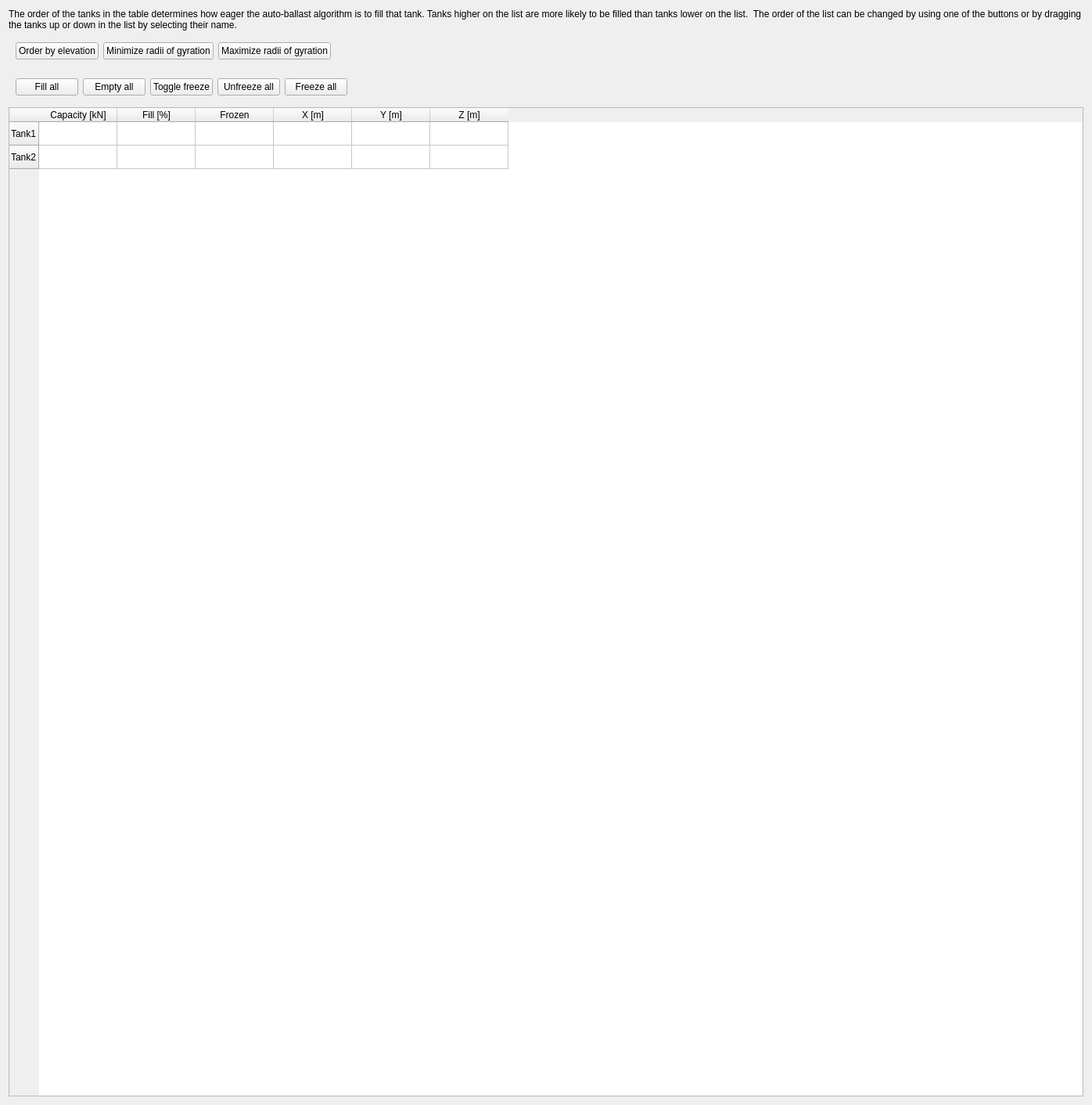
<?xml version="1.0" encoding="UTF-8"?>
<ui version="4.0">
 <class>widget_ballastsystem</class>
 <widget class="QWidget" name="widget_ballastsystem">
  <property name="geometry">
   <rect>
    <x>0</x>
    <y>0</y>
    <width>1396</width>
    <height>1412</height>
   </rect>
  </property>
  <property name="windowTitle">
   <string>Form</string>
  </property>
  <layout class="QVBoxLayout" name="verticalLayout">
   <item>
    <widget class="QLabel" name="label">
     <property name="text">
      <string>The order of the tanks in the table determines how eager the auto-ballast algorithm is to fill that tank. Tanks higher on the list are more likely to be filled than tanks lower on the list.  The order of the list can be changed by using one of the buttons or by dragging the tanks up or down in the list by selecting their name.</string>
     </property>
     <property name="wordWrap">
      <bool>true</bool>
     </property>
    </widget>
   </item>
   <item>
    <widget class="QWidget" name="widget" native="true">
     <layout class="QHBoxLayout" name="horizontalLayout">
      <item>
       <widget class="QPushButton" name="pushButton">
        <property name="text">
         <string>Order by elevation</string>
        </property>
       </widget>
      </item>
      <item>
       <widget class="QPushButton" name="pushButton_2">
        <property name="text">
         <string>Minimize radii of gyration</string>
        </property>
       </widget>
      </item>
      <item>
       <widget class="QPushButton" name="pushButton_3">
        <property name="text">
         <string>Maximize radii of gyration</string>
        </property>
       </widget>
      </item>
      <item>
       <spacer name="horizontalSpacer">
        <property name="orientation">
         <enum>Qt::Horizontal</enum>
        </property>
        <property name="sizeHint" stdset="0">
         <size>
          <width>40</width>
          <height>20</height>
         </size>
        </property>
       </spacer>
      </item>
     </layout>
    </widget>
   </item>
   <item>
    <widget class="QWidget" name="widget_2" native="true">
     <layout class="QHBoxLayout" name="horizontalLayout_2">
      <item>
       <widget class="QPushButton" name="pbFillAll">
        <property name="text">
         <string>Fill all</string>
        </property>
       </widget>
      </item>
      <item>
       <widget class="QPushButton" name="pbEmptyAll">
        <property name="text">
         <string>Empty all</string>
        </property>
       </widget>
      </item>
      <item>
       <widget class="QPushButton" name="pbToggleFreeze">
        <property name="text">
         <string>Toggle freeze</string>
        </property>
       </widget>
      </item>
      <item>
       <widget class="QPushButton" name="pbUnfreezeAll">
        <property name="text">
         <string>Unfreeze all</string>
        </property>
       </widget>
      </item>
      <item>
       <widget class="QPushButton" name="pbFreezeAll">
        <property name="text">
         <string>Freeze all</string>
        </property>
       </widget>
      </item>
      <item>
       <spacer name="horizontalSpacer_2">
        <property name="orientation">
         <enum>Qt::Horizontal</enum>
        </property>
        <property name="sizeHint" stdset="0">
         <size>
          <width>40</width>
          <height>20</height>
         </size>
        </property>
       </spacer>
      </item>
     </layout>
    </widget>
   </item>
   <item>
    <widget class="QTableWidget" name="tableWidget">
     <property name="dragEnabled">
      <bool>true</bool>
     </property>
     <property name="dragDropOverwriteMode">
      <bool>false</bool>
     </property>
     <property name="dragDropMode">
      <enum>QAbstractItemView::InternalMove</enum>
     </property>
     <row>
      <property name="text">
       <string>Tank1</string>
      </property>
     </row>
     <row>
      <property name="text">
       <string>Tank2</string>
      </property>
     </row>
     <column>
      <property name="text">
       <string>Capacity [kN]</string>
      </property>
     </column>
     <column>
      <property name="text">
       <string>Fill [%]</string>
      </property>
     </column>
     <column>
      <property name="text">
       <string>Frozen</string>
      </property>
     </column>
     <column>
      <property name="text">
       <string>X [m]</string>
      </property>
     </column>
     <column>
      <property name="text">
       <string>Y [m]</string>
      </property>
     </column>
     <column>
      <property name="text">
       <string>Z [m]</string>
      </property>
     </column>
    </widget>
   </item>
  </layout>
 </widget>
 <resources/>
 <connections/>
</ui>
